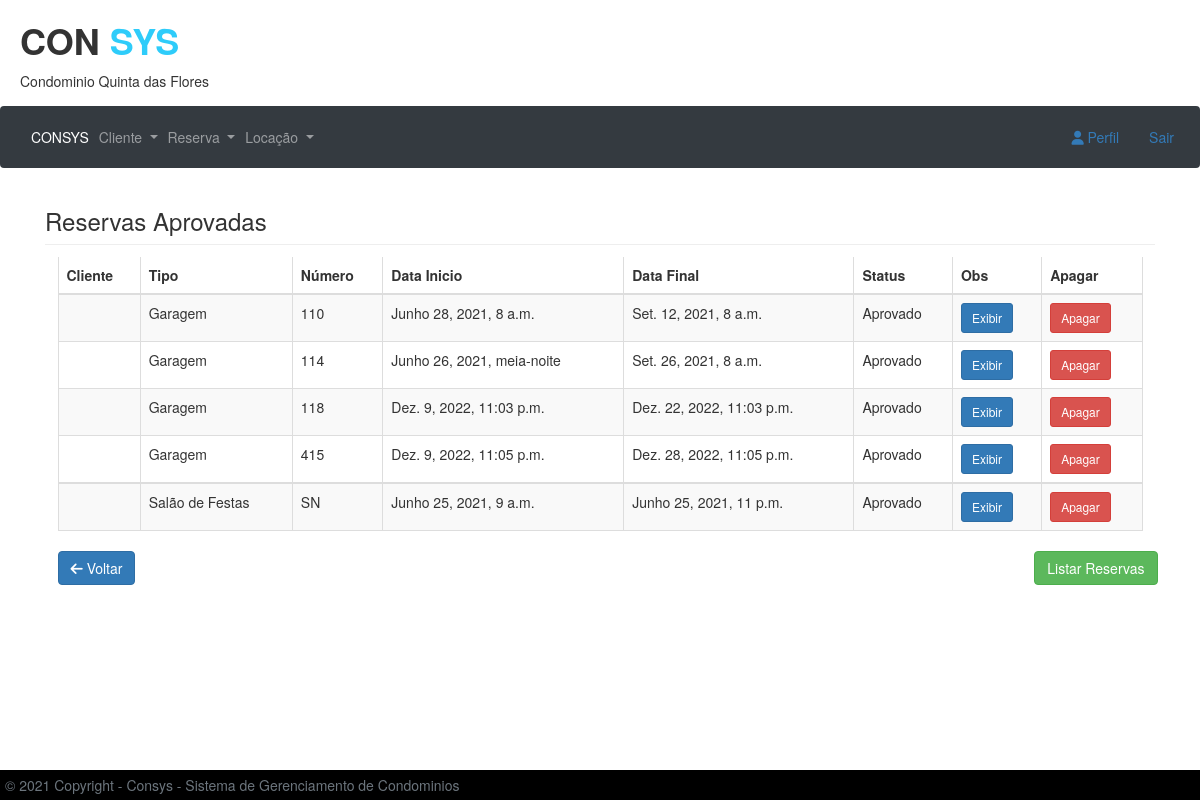
Page /listar_reservas/ (signed in) on the committed database.
### sistema/models.py (models this page shows)
class ReservaVaga(models.Model):
    STATUS_CHOICES = (('Aprovado', 'Aprovado'), ('Aguardando Aprovação', 'Aguardando Aprovação'))
    vaga = models.CharField(max_length=50)
    data_inicio = models.DateTimeField()
    data_termino = models.DateTimeField()
    obs = models.CharField(max_length=100)
    tipo = models.CharField(max_length=12, default='Garagem')
    usuario = CurrentUserField()
    criado_em = models.DateTimeField(auto_now=True)
    modificacado_em = models.DateTimeField(auto_now_add=True)
    status = models.CharField(max_length=30, choices=STATUS_CHOICES, default='Aguardando Aprovação')

class ReservaSalao(models.Model):
    STATUS_CHOICES = (('Aprovado', 'Aprovado'), ('Aguardando Aprovação', 'Aguardando Aprovação'))
    data_inicio = models.DateTimeField()
    data_termino = models.DateTimeField()
    obs = models.CharField(max_length=100)
    tipo = models.CharField(max_length=12, default='Salão de Festas')
    vaga = models.CharField(max_length=10, default='SN')
    usuario = CurrentUserField()
    criado_em = models.DateTimeField(auto_now=True)
    modificacado_em = models.DateTimeField(auto_now_add=True)
    status = models.CharField(max_length=30, choices=STATUS_CHOICES, default='Aguardando Aprovação')

### sistema/views.py (the view)
# urls.py: path('listar_reservas/', list_reserva, name='listreserva'),
@permission_required('administradores')
def list_reserva (request):
    reservas = ReservaVaga.objects.all()
    salao = ReservaSalao.objects.all()
    return render(request, 'listar_reserva.html', {'reservas': reservas, 'salao': salao})

### sistema/templates/listar_reserva.html (shortened to what this page needs)
{% extends 'base.html' %}
  {% block conteudo_janela %}
<div class="page-header">
    <h3 class="mb-3">Reservas Aprovadas</h3>
</div>
<div class="card-body">
    <div class="table-responsive">
        <table id="dataTable" class="table table-striped table-bordered second" style="width:100%">
            <thead>
            <tr>
                <th>Cliente</th>
                <th>Tipo</th>
                <th>Número</th>
                <th>Data Inicio</th>
                <th>Data Final</th>
                <th>Status</th>
                <th>Obs</th>
                <th>Apagar</th>
            </tr>
            </thead>
            <tbody>
            {%for reserva in reservas %}
            {% if reserva.status == 'Aprovado' %}
            <tr>
                <td>{{reserva.usuario}}</td>
                <td>{{reserva.tipo}}</td>
                <td>{{reserva.vaga}}</td>
                <td>{{reserva.data_inicio}}</td>
                <td>{{reserva.data_termino}}</td>
                <td>{{reserva.status}}</td>
                <td><a href="{% url 'exibir_vaga' reserva.id %}" class="btn btn-primary btn-sm">Exibir</a></td>
                <td><a href="{% url 'vaga_delete' reserva.id %}" class="btn btn-danger btn-sm">Apagar</a></td>
            </tr>
            {% endif %}
            {% endfor %}
            </tbody>
            <tbody>
            {%for reserva in salao %}
            {% if reserva.status == 'Aprovado' %}
            <tr>
                <td>{{reserva.usuario}}</td>
                <td>{{reserva.tipo}}</td>
                <td>{{reserva.vaga}}</td>
                <td>{{reserva.data_inicio}}</td>
                <td>{{reserva.data_termino}}</td>
                <td>{{reserva.status}}</td>
                <td><a href="{% url 'exibir_salao' reserva.id %}" class="btn btn-primary btn-sm">Exibir</a></td>
                <td><a href="{% url 'salao_delete' reserva.id %}" class="btn btn-danger btn-sm">Apagar</a></td>
                {% endif %}
                {% endfor %}
            </tr>
            </tbody>
        </table>
    </div>
    <div>
            <a href="{% url 'index' %}" class="btn btn-primary"><i class="fa fa-arrow-left" aria-hidden="true"></i> Voltar</a>
            <a href="{% url 'listreserva' %}" class="btn btn-success navbar-right">Listar Reservas</a>
    </div>
</div>
{% endblock %}

### sistema/static/css/estilobase.css (style rules this page uses)
* { margin: 0px; padding: 0px; }

### sistema/templates/listar_reserva.html (style rules this page uses)
.page-header { margin: 0px; padding: 0px; }

### rows in the picture
ReservaVaga: tipo "Garagem", vaga "110", data_inicio "Junho 28, 2021, 8 a.m.", data_termino "Set. 12, 2021, 8 a.m.", status "Aprovado"
ReservaVaga: tipo "Garagem", vaga "114", data_inicio "Junho 26, 2021, meia-noite", data_termino "Set. 26, 2021, 8 a.m.", status "Aprovado"
ReservaVaga: tipo "Garagem", vaga "118", data_inicio "Dez. 9, 2022, 11:03 p.m.", data_termino "Dez. 22, 2022, 11:03 p.m.", status "Aprovado"
ReservaVaga: tipo "Garagem", vaga "415", data_inicio "Dez. 9, 2022, 11:05 p.m.", data_termino "Dez. 28, 2022, 11:05 p.m.", status "Aprovado"
ReservaSalao: tipo "Salão de Festas", vaga "SN", data_inicio "Junho 25, 2021, 9 a.m.", data_termino "Junho 25, 2021, 11 p.m.", status "Aprovado"
